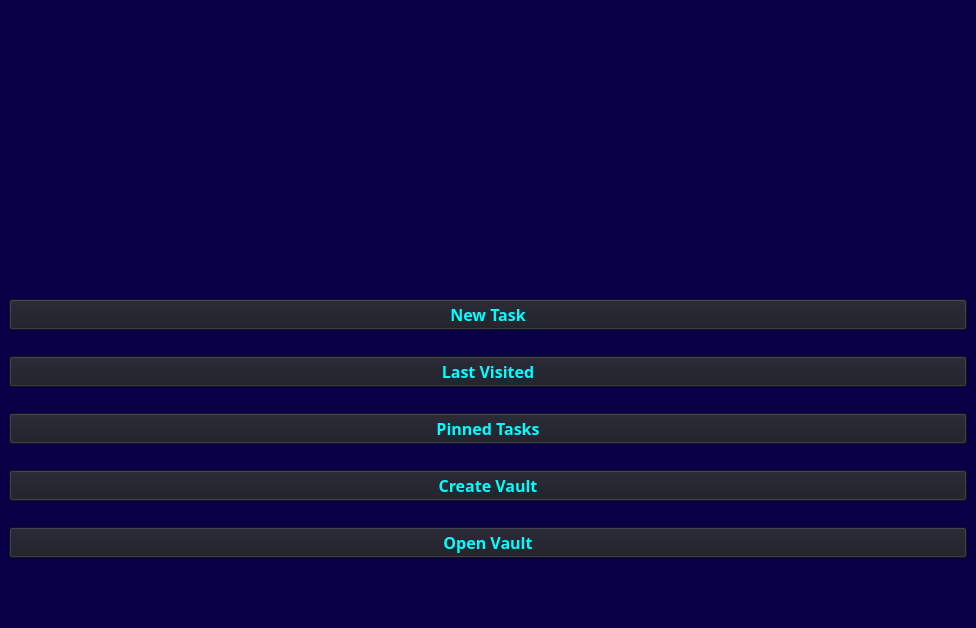
<?xml version="1.0" encoding="UTF-8"?>
<ui version="4.0">
 <class>MainWindow</class>
 <widget class="QMainWindow" name="MainWindow">
  <property name="geometry">
   <rect>
    <x>0</x>
    <y>0</y>
    <width>976</width>
    <height>628</height>
   </rect>
  </property>
  <property name="windowTitle">
   <string>MainWindow</string>
  </property>
  <property name="styleSheet">
   <string notr="true">QMainWindow {
	background-color: rgb(8, 0, 71);
}

QPushButton {
	background-color: #1a1b25;
	color: cyan;
}

QPushButton:hover {
	background-color: #016064;
}</string>
  </property>
  <widget class="QWidget" name="centralwidget">
   <layout class="QVBoxLayout" name="verticalLayout_2">
    <item>
     <layout class="QHBoxLayout" name="horizontalLayout">
      <item>
       <widget class="QLabel" name="label">
        <property name="text">
         <string/>
        </property>
        <property name="pixmap">
         <pixmap>../assests/logo.png</pixmap>
        </property>
        <property name="alignment">
         <set>Qt::AlignCenter</set>
        </property>
       </widget>
      </item>
     </layout>
    </item>
    <item>
     <widget class="QPushButton" name="zero_btn">
      <property name="font">
       <font>
        <family>Ubuntu Mono</family>
        <pointsize>12</pointsize>
        <weight>75</weight>
        <bold>true</bold>
       </font>
      </property>
      <property name="text">
       <string>New Task</string>
      </property>
     </widget>
    </item>
    <item>
     <layout class="QVBoxLayout" name="verticalLayout">
      <item>
       <widget class="QPushButton" name="one_btn">
        <property name="font">
         <font>
          <family>Ubuntu Mono</family>
          <pointsize>12</pointsize>
          <weight>75</weight>
          <bold>true</bold>
         </font>
        </property>
        <property name="styleSheet">
         <string notr="true"/>
        </property>
        <property name="text">
         <string>Last Visited</string>
        </property>
       </widget>
      </item>
      <item>
       <widget class="QPushButton" name="two_btn">
        <property name="font">
         <font>
          <family>Ubuntu Mono</family>
          <pointsize>12</pointsize>
          <weight>75</weight>
          <bold>true</bold>
         </font>
        </property>
        <property name="text">
         <string>Pinned Tasks</string>
        </property>
       </widget>
      </item>
      <item>
       <widget class="QPushButton" name="three_btn">
        <property name="font">
         <font>
          <family>Ubuntu Mono</family>
          <pointsize>12</pointsize>
          <weight>75</weight>
          <bold>true</bold>
         </font>
        </property>
        <property name="text">
         <string>Create Vault</string>
        </property>
       </widget>
      </item>
      <item>
       <widget class="QPushButton" name="four_btn">
        <property name="font">
         <font>
          <family>Ubuntu Mono</family>
          <pointsize>12</pointsize>
          <weight>75</weight>
          <bold>true</bold>
         </font>
        </property>
        <property name="text">
         <string>Open Vault</string>
        </property>
       </widget>
      </item>
      <item>
       <spacer name="verticalSpacer">
        <property name="orientation">
         <enum>Qt::Vertical</enum>
        </property>
        <property name="sizeType">
         <enum>QSizePolicy::Preferred</enum>
        </property>
        <property name="sizeHint" stdset="0">
         <size>
          <width>20</width>
          <height>40</height>
         </size>
        </property>
       </spacer>
      </item>
     </layout>
    </item>
   </layout>
  </widget>
 </widget>
 <resources/>
 <connections/>
</ui>
